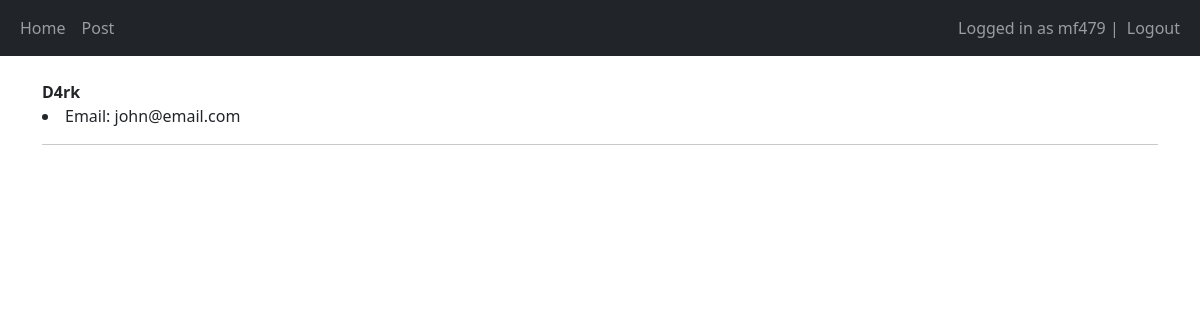
The page /admins/ (signed in) on the database as committed earlier.
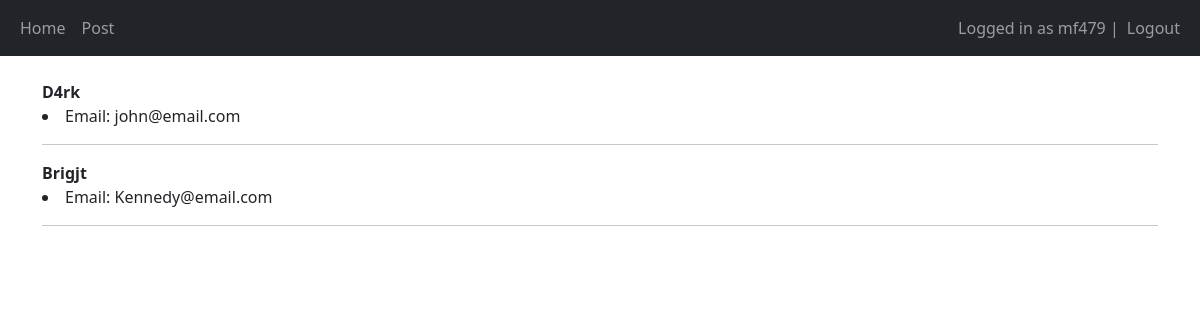
The same page on the database as committed later.
### register/models.py (models this page shows, shortened)
class Member(models.Model):
    username = models.CharField(max_length=200)
    fname = models.CharField(max_length=50)
    lname = models.CharField(max_length=50)
    email = models.EmailField(max_length=200)
    pwd = models.CharField(max_length=200)

### admins/views.py (the view)
# urls.py: path('admins/', views.admin, name='adminsOversight'),
def admin(request):
    all_members = Member.objects.all
    return render(request, 'admin/admin.html', {'all': all_members})

### templates/admin/admin.html (shortened to what this page needs)
{% extends "base/base.html" %}
{% block content %}
    {% for item in all %}
        <strong>{{ item.username }}</strong><br/>
        <li>Email: {{ item.email }}</li>
        <hr>
    {% endfor %}
{% endblock %}

### templates/base/base.html (shortened to what this page needs)
<!DOCTYPE html>
<html lang="en">
  <head>
    <link
      href="https://cdn.jsdelivr.net/npm/bootstrap@5.1.3/dist/css/bootstrap.min.css"
      rel="stylesheet"
    />
  </head>
  <body>
    <nav class="navbar navbar-expand-lg navbar-dark bg-dark">
      <div class="container-fluid">
        <div>
          <ul class="navbar-nav">
            <li class="nav-item">
              <a class="nav-link" href="/">Home</a>
            </li>
            <li class="nav-item">
              <a class="nav-link" href="/create-post">Post</a>
            </li>
          </ul>
        </div>
        <div>
          <ul class="navbar-nav">
            {% if user.is_authenticated %}
            <span class="navbar-text">Logged in as {{user.username}} | </span>
            <li class="nav-item">
              <a class="nav-link" href="/logout">Logout</a>
            </li>
            {% else %}
            <li class="nav-item">
              <a class="nav-link" href="/login">Login</a>
            </li>
            {% endif %}
          </ul>
        </div>
      </div>
    </nav>
    <div class="container">
    <br/>
    {% block content %} {% endblock %}
    </div>
  </body>
</html>

Rows that differ between the two databases and show on the page:
added Member: username "Brigjt", email "Kennedy@email.com"
